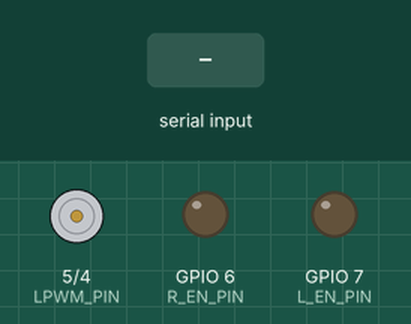
Bench run of a sketch on a simulated ESP32-S3. On the bench: motor-driver pin pairs drawn as motors (green arrow = first pin HIGH = forward, orange = second pin HIGH = backward, longer = more drive), output pins drawn as LEDs (lit = HIGH). The test bench sets the inputs (shaded band). What the sketch prints to the serial monitor is not drawn.

Above: at 3.3 s.
3.4 s: "F\n" received over Serial
At 3.7 s:
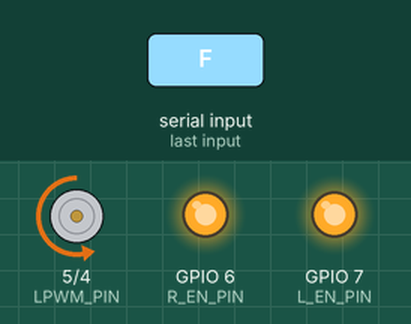
4.9 s: "B\n" received over Serial
At 6.0 s:
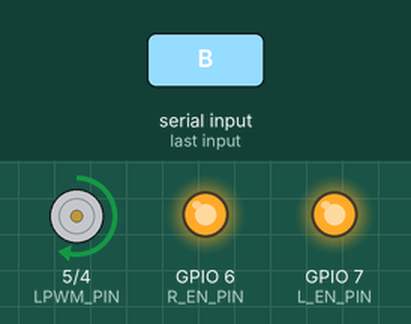
6.4 s: "S\n" received over Serial
At 7.1 s:
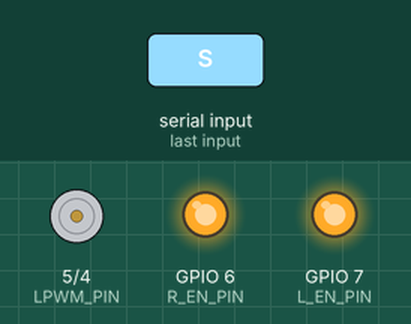
7.9 s: "FORWARD\n" received over Serial
At 8.3 s:
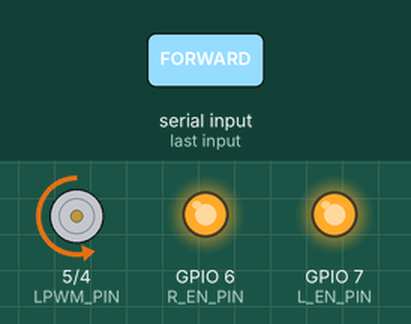
Timing chart, 0 to 10.4 s (numbered marks = the images above; inputs shaded):
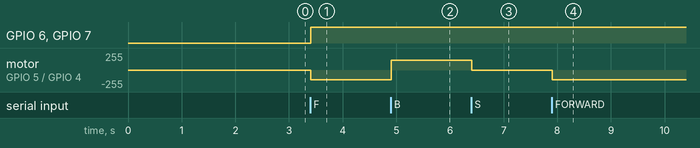

Measured:
- after the input at 3.4 s, GPIO 6 (R_EN_PIN), GPIO 7 (L_EN_PIN): LOW → HIGH at once; motor on GPIO 5 (LPWM_PIN) / GPIO 4 (RPWM_PIN): stopped → backward 149/255 at once
- after the input at 4.9 s, motor on GPIO 5 (LPWM_PIN) / GPIO 4 (RPWM_PIN): backward 149/255 → forward 149/255 at once
- after the input at 6.4 s, motor on GPIO 5 (LPWM_PIN) / GPIO 4 (RPWM_PIN): forward 149/255 → stopped at once
- after the input at 7.9 s, motor on GPIO 5 (LPWM_PIN) / GPIO 4 (RPWM_PIN): stopped → backward 149/255 at once

The sketch:

test_single_motor_bts7960.ino
```cpp
/*
 * K-Patrol Bot - Test Đơn Giản 1 Motor JGA25 với BTS7960
 * ESP32-S3 WROOM-1
 *
 * MỤC ĐÍCH: Test 1 motor + 1 driver để đảm bảo hoạt động trước khi đấu 4 motor
 *
 * PHẦN CỨNG:
 * - ESP32-S3 WROOM-1 Dev Board
 * - BTS7960 Motor Driver (1 cái)
 * - Motor JGA25-370 12V với Encoder
 * - Nguồn 12V (tối thiểu 3A)
 * - Nguồn 5V cho logic
 *
 * CÁCH SỬ DỤNG:
 * 1. Đấu dây theo sơ đồ bên dưới
 * 2. Nạp code vào ESP32-S3
 * 3. Mở Serial Monitor (115200 baud)
 * 4. Gõ lệnh: F, B, S, +, -, H
 */

#include <Arduino.h>

// ============== CẤU HÌNH GPIO CHO 1 MOTOR ==============
// Sử dụng GPIO tương tự Motor 1 trong hệ thống chính
#define RPWM_PIN    4     // PWM tiến (Forward)
#define LPWM_PIN    5     // PWM lùi (Backward)
#define R_EN_PIN    6     // Enable kênh tiến
#define L_EN_PIN    7     // Enable kênh lùi

// PWM Configuration
#define PWM_FREQ        5000    // 5kHz
#define PWM_RESOLUTION  8       // 8-bit (0-255)
#define RPWM_CHANNEL    0       // LEDC Channel cho RPWM
#define LPWM_CHANNEL    1       // LEDC Channel cho LPWM

// Tốc độ mặc định
int currentSpeed = 150;  // 0-255

// ============== KHAI BÁO HÀM ==============
void setupMotor();
void enableDriver();
void disableDriver();
void setMotorForward(int speed);
void setMotorBackward(int speed);
void stopMotor();
void printHelp();

// ============== SETUP ==============
void setup() {
  // Khởi tạo Serial
  Serial.begin(115200);
  delay(2000);  // Delay để Serial Monitor kịp kết nối

  Serial.println("\n\n\n");
  Serial.println("========================================");
  Serial.println("  K-PATROL - TEST 1 MOTOR JGA25");
  Serial.println("  Driver: BTS7960");
  Serial.println("  Controller: ESP32-S3 WROOM-1");
  Serial.println("========================================");

  setupMotor();

  Serial.println("\n✅ System Ready!");
  Serial.println("⚠️  WARNING: Motor is DISABLED by default (Safe Mode)");
  Serial.println("   Use 'F' to test Forward, 'B' for Backward");
  Serial.println("");

  printHelp();
}

// ============== KHỞI TẠO MOTOR ==============
void setupMotor() {
  Serial.println("\n[1/3] Configuring GPIO pins...");

  // Cấu hình Enable pins
  pinMode(R_EN_PIN, OUTPUT);
  pinMode(L_EN_PIN, OUTPUT);

  // Mặc định DISABLE (LOW) - Safe Mode
  digitalWrite(R_EN_PIN, LOW);
  digitalWrite(L_EN_PIN, LOW);
  Serial.println("   ✓ Enable pins configured (DISABLED)");

  Serial.println("\n[2/3] Configuring PWM channels...");

  // Cấu hình PWM
  ledcSetup(RPWM_CHANNEL, PWM_FREQ, PWM_RESOLUTION);
  ledcSetup(LPWM_CHANNEL, PWM_FREQ, PWM_RESOLUTION);
  Serial.printf("   ✓ PWM Frequency: %d Hz\n", PWM_FREQ);
  Serial.printf("   ✓ PWM Resolution: %d-bit\n", PWM_RESOLUTION);

  Serial.println("\n[3/3] Attaching PWM to pins...");

  // Gắn PWM vào GPIO pins
  ledcAttachPin(RPWM_PIN, RPWM_CHANNEL);
  ledcAttachPin(LPWM_PIN, LPWM_CHANNEL);
  Serial.printf("   ✓ RPWM attached to GPIO %d\n", RPWM_PIN);
  Serial.printf("   ✓ LPWM attached to GPIO %d\n", LPWM_PIN);

  // Đặt PWM = 0
  ledcWrite(RPWM_CHANNEL, 0);
  ledcWrite(LPWM_CHANNEL, 0);

  Serial.println("\n✅ Motor driver initialized successfully!");
}

// ============== BẬT DRIVER (Cấp điện cho H-Bridge) ==============
void enableDriver() {
  digitalWrite(R_EN_PIN, HIGH);
  digitalWrite(L_EN_PIN, HIGH);
  Serial.println("✓ Driver ENABLED");
}

// ============== TẮT DRIVER (Ngắt điện H-Bridge - Motor thả trôi) ==============
void disableDriver() {
  digitalWrite(R_EN_PIN, LOW);
  digitalWrite(L_EN_PIN, LOW);
  ledcWrite(RPWM_CHANNEL, 0);
  ledcWrite(LPWM_CHANNEL, 0);
  Serial.println("✓ Driver DISABLED (Motor coasting)");
}

// ============== CHẠY TIẾN ==============
void setMotorForward(int speed) {
  speed = constrain(speed, 0, 255);

  enableDriver();
  ledcWrite(RPWM_CHANNEL, speed);
  ledcWrite(LPWM_CHANNEL, 0);

  Serial.printf("▶ FORWARD at speed %d/255\n", speed);
}

// ============== CHẠY LÙI ==============
void setMotorBackward(int speed) {
  speed = constrain(speed, 0, 255);

  enableDriver();
  ledcWrite(RPWM_CHANNEL, 0);
  ledcWrite(LPWM_CHANNEL, speed);

  Serial.printf("◀ BACKWARD at speed %d/255\n", speed);
}

// ============== DỪNG (BRAKE - Driver vẫn enable) ==============
void stopMotor() {
  ledcWrite(RPWM_CHANNEL, 0);
  ledcWrite(LPWM_CHANNEL, 0);
  Serial.println("⏹ STOPPED (Brake mode)");
}

// ============== HIỂN THỊ HELP ==============
void printHelp() {
  Serial.println("┌─────────────────────────────────────────┐");
  Serial.println("│           AVAILABLE COMMANDS            │");
  Serial.println("├─────────────────────────────────────────┤");
  Serial.println("│  F       → Forward (Tiến)               │");
  Serial.println("│  B       → Backward (Lùi)               │");
  Serial.println("│  S       → Stop (Dừng - Brake)          │");
  Serial.println("│  OFF     → Disable driver (Thả trôi)    │");
  Serial.println("│  +       → Tăng tốc độ (+10)            │");
  Serial.println("│  -       → Giảm tốc độ (-10)            │");
  Serial.println("│  100     → Đặt tốc độ cụ thể (0-255)    │");
  Serial.println("│  H       → Hiển thị trợ giúp            │");
  Serial.println("└─────────────────────────────────────────┘");
  Serial.printf("Current speed: %d/255\n", currentSpeed);
  Serial.println("");
}

// ============== XỬ LÝ LỆNH ==============
void processCommand(String cmd) {
  cmd.trim();
  cmd.toUpperCase();

  if (cmd.length() == 0) return;

  Serial.println("──────────────────────────────────");
  Serial.printf("Command: %s\n", cmd.c_str());

  // Lệnh chữ
  if (cmd == "F" || cmd == "FORWARD") {
    setMotorForward(currentSpeed);
  }
  else if (cmd == "B" || cmd == "BACKWARD") {
    setMotorBackward(currentSpeed);
  }
  else if (cmd == "S" || cmd == "STOP") {
    stopMotor();
  }
  else if (cmd == "OFF" || cmd == "DISABLE") {
    disableDriver();
  }
  else if (cmd == "H" || cmd == "HELP") {
    printHelp();
  }
  else if (cmd == "+") {
    currentSpeed = constrain(currentSpeed + 10, 0, 255);
    Serial.printf("Speed increased to %d\n", currentSpeed);
  }
  else if (cmd == "-") {
    currentSpeed = constrain(currentSpeed - 10, 0, 255);
    Serial.printf("Speed decreased to %d\n", currentSpeed);
  }
  // Lệnh số
  else if (cmd.toInt() > 0 || cmd == "0") {
    int newSpeed = cmd.toInt();
    if (newSpeed >= 0 && newSpeed <= 255) {
      currentSpeed = newSpeed;
      Serial.printf("Speed set to %d\n", currentSpeed);
    } else {
      Serial.println("❌ Invalid speed! (0-255)");
    }
  }
  else {
    Serial.println("❌ Unknown command! Type 'H' for help");
  }

  Serial.println("──────────────────────────────────\n");
}

// ============== MAIN LOOP ==============
void loop() {
  if (Serial.available()) {
    String cmd = Serial.readStringUntil('\n');
    processCommand(cmd);
  }
}
```
